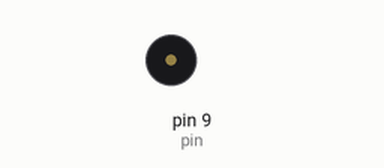
Recording of a sketch running on a simulated Arduino Uno, built with avr-gcc and run on an emulated ATmega328P. Shown: buzzer (waves = sounding).

Above: at 5.61 s.
At 30.3 s:
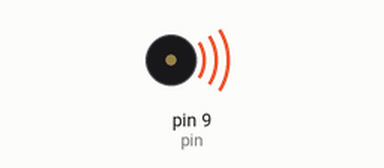
Timing chart, 0 to 38.0 s (numbered marks = the images above):
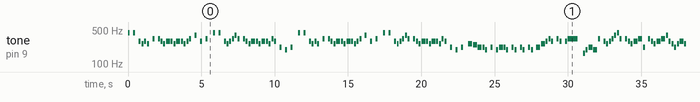

Measured:
- by itself, tone on pin 9 (pin): plays 440 Hz for 0.14 s, 440 Hz for 0.14 s, 294 Hz for 0.14 s, 262 Hz for 0.14 s, 294 Hz for 0.14 s, 262 Hz for 0.14 s … (491 notes in this stretch)

The sketch:

music.ino
```cpp
const float bpm = 220; //bpm = beats per min, changable

void dura(int x)
{ int dura[] = {240000/bpm,120000/bpm,60000/bpm,30000/bpm,15000/bpm,7500/bpm,3750/bpm};
  delay(dura[x-1]);
  rest(9);
  delay(50);
}

void durac(int x)
{ int durac[] = {240000/bpm,120000/bpm,60000/bpm,30000/bpm,15000/bpm,7500/bpm,3750/bpm};
  delay(durac[x-1]);
 }

void withdot(int x)
{
  durac[x];
  dura[x+1];
}

void do_ut(int pin,int x)
{ int C[] = {33,65,131,262,523,1047,2093};
  tone(pin,C[x-1]);}

void do_up(int pin,int x)
{ int CU[] = {35,69,139,277,554,1109,2217};
  tone(pin,CU[x-1]);}

void re_dw(int pin,int x)
{ int DD[] = {35,69,139,277,554,1109,2217};
  tone(pin,DD[x-1]);}

void re(int pin,int x)
{ int D[] = {37,73,147,294,587,1175,2349};
  tone(pin,D[x-1]);}

void re_up(int pin,int x)
{ int DU[] = {39,78,156,311,622,1245,2489};
  tone(pin,DU[x-1]);}

void mi_dw(int pin,int x)
{ int ED[] = {39,78,156,311,622,1245,2489};
  tone(pin,ED[x-1]);}

void mi(int pin,int x)
{ int E[] = {41,82,165,330,659,1319,2637};
  tone(pin,E[x-1]);}

void fa(int pin,int x)
{ int F[] = {44,87,175,349,698,1397,2794};
  tone(pin,F[x-1]);}

void fa_up(int pin,int x)
{ int FU[] = {46,93,185,370,740,1480,2960};
  tone(pin,FU[x-1]);}

void sol_dw(int pin,int x)
{ int GD[] = {46,93,185,370,740,1480,2960};
  tone(pin,GD[x-1]);}

void sol(int pin,int x)
{ int G[] = {49,98,196,392,784,1568,3136};
  tone(pin,G[x-1]);}

void sol_up(int pin,int x)
{ int GU[] = {52,104,208,415,831,1661,3322};
  tone(pin,GU[x-1]);}

void la_dw(int pin,int x)
{ int AD[] = {52,104,208,415,831,1661,3322};
  tone(pin,AD[x-1]);}

void la(int pin,int x)
{ int A[] = {55,110,220,440,880,1760,3520};
  tone(pin,A[x-1]);}

void la_up(int pin,int x)
{ int AU[] = {58,117,233,466,932,1865,3729};
  tone(pin,AU[x-1]);}

void si_dw(int pin,int x)
{ int BD[] = {58,117,233,466,932,1865,3729};
  tone(pin,BD[x-1]);}

void si(int pin,int x)
{ int B[] = {62,123,247,494,988,1976,3951};
  tone(pin,B[x-1]);}

void rest(int pin)
{
  tone(pin, 0);
 }

void setup()
{
/* Attention:
 * whole = 1;
 * half = 2;
 * quarter = 3;
 * eighth = 4;
 * sixteenth = 5;
 * thirtysecond = 6;
 * sixtyforth = 7;
 */
}

void loop()
{
  int pin = 9;

/* Here's an example:
 * do_ut(pin,4); dura(3);
 * do_ut(pin,4); dura(3);
 * sol(pin,4);   dura(3);
 * sol(pin,4);   dura(3);
 * la(pin,4);    dura(3);
 * la(pin,4);    dura(3);
 * sol(pin,4);   dura(2);
 * rest(pin);
 * delay(50);
 */

  la(pin,4);    dura(4);
  rest(pin);    dura(4);
  la(pin,4);    dura(4);
  rest(pin);    dura(4);
  re(pin,4);    dura(4);
  do_ut(pin,4); dura(4);

  re(pin,4);    dura(4);
  do_ut(pin,4); dura(4);
  rest(pin);    dura(4);
  mi(pin,4);    dura(4);
  rest(pin);    dura(4);
  mi(pin,4);    dura(4);
  re(pin,4);    dura(4);
  do_ut(pin,4); dura(4);

  re(pin,4);    dura(3);
  re(pin,4);    dura(4);
  do_ut(pin,4); dura(4);
  re(pin,4);    dura(3);
  re(pin,4);    dura(4);
  do_ut(pin,4); dura(4);

  re(pin,4);    dura(4);
  mi(pin,4);    dura(4);
  rest(pin);    dura(4);
  sol(pin,4);   dura(4);
  rest(pin);    dura(4);
  re(pin,4);    dura(4);
  rest(pin);    dura(4);
  mi(pin,4);    dura(4);

  rest(pin);    dura(3);
  la(pin,4);    dura(4);
  rest(pin);    dura(4);
  la(pin,4);    dura(4);
  rest(pin);    dura(4);
  re(pin,4);    dura(4);
  do_ut(pin,4); dura(4);

  re(pin,4);    dura(4);
  mi(pin,4);    dura(4);
  sol(pin,4);   dura(4);
  mi(pin,4);    dura(4);
  rest(pin);    dura(4);
  mi(pin,4);    dura(4);
  re(pin,4);    dura(4);
  do_ut(pin,4); dura(4);

  re(pin,4);    dura(3);
  re(pin,4);    dura(4);
  do_ut(pin,4); dura(4);
  re(pin,4);    dura(3);
  re(pin,4);    dura(4);
  do_ut(pin,4); dura(4);

  mi(pin,4);    dura(4);
  re(pin,4);    dura(4);
  rest(pin);    dura(4);
  la(pin,3);    dura(4);
  rest(pin);    dura(4);
  sol(pin,3);   dura(4);
  rest(pin);    dura(4);
  la(pin,3);    dura(4);

  rest(pin);    dura(3);
  la(pin,4);    dura(4);
  rest(pin);    dura(4);
  la(pin,4);    dura(4);
  rest(pin);    dura(4);
  re(pin,4);    dura(4);
  do_ut(pin,4); dura(4);

  re(pin,4);    dura(4);
  do_ut(pin,4); dura(4);
  rest(pin);    dura(4);
  mi(pin,4);    dura(4);
  rest(pin);    dura(4);
  mi(pin,4);    dura(4);
  re(pin,4);    dura(4);
  do_ut(pin,4); dura(4);

  re(pin,4);    dura(3);
  re(pin,4);    dura(4);
  do_ut(pin,4); dura(4);
  re(pin,4);    dura(3);
  re(pin,4);    dura(4);
  do_ut(pin,4); dura(4);

  re(pin,4);    dura(4);
  mi(pin,4);    dura(4);
  rest(pin);    dura(4);
  sol(pin,4);   dura(4);
  rest(pin);    dura(4);
  re(pin,4);    dura(4);
  rest(pin);    dura(4);
  mi(pin,4);    dura(4);

  rest(pin);    dura(3);
  la(pin,4);    dura(4);
  rest(pin);    dura(4);
  la(pin,4);    dura(4);
  rest(pin);    dura(4);
  re(pin,4);    dura(4);
  do_ut(pin,4); dura(4);

  re(pin,4);    dura(4);
  mi(pin,4);    dura(4);
  sol(pin,4);   dura(4);
  mi(pin,4);    dura(4);
  rest(pin);    dura(4);
  mi(pin,4);    dura(4);
  re(pin,4);    dura(4);
  do_ut(pin,4); dura(4);

  re(pin,4);    dura(3);
  re(pin,4);    dura(4);
  do_ut(pin,4); dura(4);
  re(pin,4);    dura(3);
  re(pin,4);    dura(4);
  do_ut(pin,4); dura(4);

  mi(pin,4);    dura(4);
  re(pin,4);    dura(4);
  rest(pin);    dura(4);
  la(pin,3);    dura(4);
  rest(pin);    dura(4);
  sol(pin,3);   dura(4);
  rest(pin);    dura(4);
  la(pin,3);    dura(4);

  rest(pin);    dura(3);
  do_ut(pin,4); dura(3); withdot(3);
  si(pin,3);    dura(3); withdot(3);
  la(pin,3);    dura(3);

  la(pin,3);    dura(4);
  sol(pin,3);   dura(4);
  rest(pin);    dura(4);
  la(pin,3);    dura(4);
  rest(pin);    dura(4);
  sol(pin,3);   dura(4);
  la(pin,3);    dura(3);

  la(pin,3);    dura(4);
  sol(pin,3);   dura(4);
  rest(pin);    dura(4);
  la(pin,3);    dura(4);
  sol(pin,3);   dura(4);
  rest(pin);    dura(4);
  la(pin,3);    dura(4);
  sol(pin,3);   dura(4);

  rest(pin);    dura(4);                  // Here has a little different!
  la(pin,3);    dura(4);
  sol(pin,3);   dura(4);
  rest(pin);    dura(4);
  la(pin,3);    dura(3);  withdot(3);
  do_ut(pin,4); dura(3);  withdot(3);
  re(pin,4);    dura(4);  withdot(4);

  mi(pin,4);    dura(4);                 // To HERE!
  re(pin,4);    dura(4);
  rest(pin);    dura(4);
  mi(pin,4);    dura(4);
  re(pin,4);    dura(4);
  rest(pin);    dura(4);
  re(pin,4);    dura(4);
  mi(pin,4);    durac(4);

  mi(pin,4);    dura(2);
  rest(pin);    dura(3);
  mi(pin,3);    dura(4);
  sol(pin,3);   dura(4);

  la(pin,3);    dura(3);  withdot(3);
  sol(pin,3);   dura(3);  withdot(3);
  mi(pin,4);    dura(4);  withdot(4);
  rest(pin);    dura(4);
  re(pin,4);    dura(4);
  do_ut(pin,4); dura(4);
  re(pin,4);    dura(4);

  mi(pin,4);    dura(4);
  sol(pin,4);   dura(4);
  la(pin,4);    dura(4);
  mi(pin,4);    dura(4);
  rest(pin);    dura(4);
  mi(pin,4);    dura(4);
  re(pin,4);    dura(4);
  do_ut(pin,4); dura(4);

  re(pin,4);    dura(3);  withdot(3);
  mi(pin,4);    dura(3);  withdot(3);
  la(pin,3);    dura(4);  withdot(4);
  rest(pin);    dura(4);
  mi(pin,4);    dura(4);
  re(pin,4);    dura(4);
  do_ut(pin,4); dura(4);

  re(pin,4);    dura(3);  withdot(3);
  mi(pin,4);    dura(3);  withdot(3);
  sol(pin,4);   dura(4);  withdot(4);
  re(pin,4);    dura(4);
  do_ut(pin,4); dura(4);
  la(pin,3);    dura(4);
  do_ut(pin,4); dura(4);

  re(pin,4);    dura(3);  withdot(3);
  do_ut(pin,4); dura(3);  withdot(3);
  mi(pin,4);    dura(4);  withdot(4);
  rest(pin);    dura(4);
  re(pin,4);    dura(4);
  do_ut(pin,4); dura(4);
  re(pin,4);    dura(4);

  mi(pin,4);    dura(4);
  sol(pin,4);   dura(4);
  la(pin,4);    dura(4);
  mi(pin,4);    dura(4);
  rest(pin);    dura(4);
  mi(pin,4);    dura(4);
  re(pin,4);    dura(4);
  do_ut(pin,4); dura(4);

  re(pin,4);    dura(3);  withdot(3);
  do_ut(pin,4); dura(3);  withdot(3);
  re(pin,4);    dura(4);  withdot(4);
  re(pin,4);    dura(3);  withdot(3);
  do_ut(pin,4); dura(3);  withdot(3);
  re(pin,4);    dura(4);  withdot(4);

  re(pin,4);    dura(4);
  do_ut(pin,4); dura(4);
  re(pin,4);    dura(4);
  mi(pin,4);    dura(4);
  re(pin,4);    dura(4);
  do_ut(pin,4); dura(4);
  la(pin,3);    dura(4);
  do_ut(pin,4); dura(4);

  re(pin,4);    dura(3);  withdot(3);
  do_ut(pin,4); dura(3);  withdot(3);
  mi(pin,4);    dura(4);  withdot(4);
  rest(pin);    dura(4);
  re(pin,4);    dura(4);
  do_ut(pin,4); dura(4);
  re(pin,4);    dura(4);

  mi(pin,4);    dura(4);
  sol(pin,4);   dura(4);
  la(pin,4);    dura(4);
  mi(pin,4);    dura(4);
  rest(pin);    dura(4);
  mi(pin,4);    dura(4);
  re(pin,4);    dura(4);
  do_ut(pin,4); dura(4);

  re(pin,4);    dura(3);  withdot(3);
  mi(pin,4);    dura(3);  withdot(3);
  la(pin,3);    dura(4);  withdot(4);
  rest(pin);    dura(4);
  mi(pin,4);    dura(4);
  re(pin,4);    dura(4);
  do_ut(pin,4); dura(4);

  re(pin,4);    dura(3);  withdot(3);
  mi(pin,4);    dura(3);  withdot(3);
  sol(pin,4);   dura(4);  withdot(4);
  re(pin,4);    dura(4);
  do_ut(pin,4); dura(4);
  la(pin,3);    dura(4);
  do_ut(pin,4); dura(4);

  re(pin,4);    dura(3);  withdot(3);
  do_ut(pin,4); dura(3);  withdot(3);
  mi(pin,4);    dura(4);  withdot(4);
  rest(pin);    dura(4);
  re(pin,4);    dura(4);
  do_ut(pin,4); dura(4);
  re(pin,4);    dura(4);

  mi(pin,4);    dura(4);
  sol(pin,4);   dura(4);
  la(pin,4);    dura(4);
  mi(pin,4);    dura(4);
  rest(pin);    dura(4);
  mi(pin,4);    dura(4);
  re(pin,4);    dura(4);
  do_ut(pin,4); dura(4);

  re(pin,4);    dura(3);  withdot(3);
  do_ut(pin,4); dura(3);  withdot(3);
  re(pin,4);    dura(4);  withdot(4);
  re(pin,4);    dura(3);  withdot(3);
  do_ut(pin,4); dura(3);  withdot(3);
  re(pin,4);    dura(4);  withdot(4);

  re(pin,4);    dura(4);
  do_ut(pin,4); dura(4);
  re(pin,4);    dura(4);
  mi(pin,4);    dura(4);
  re(pin,4);    dura(4);
  do_ut(pin,4); dura(4);
  do_ut(pin,4); dura(4);
  sol(pin,3);   dura(4);

  sol(pin,3);   durac(4);
  la(pin,3);    dura(1);

  rest(9);
  delay(1000);
}
```
